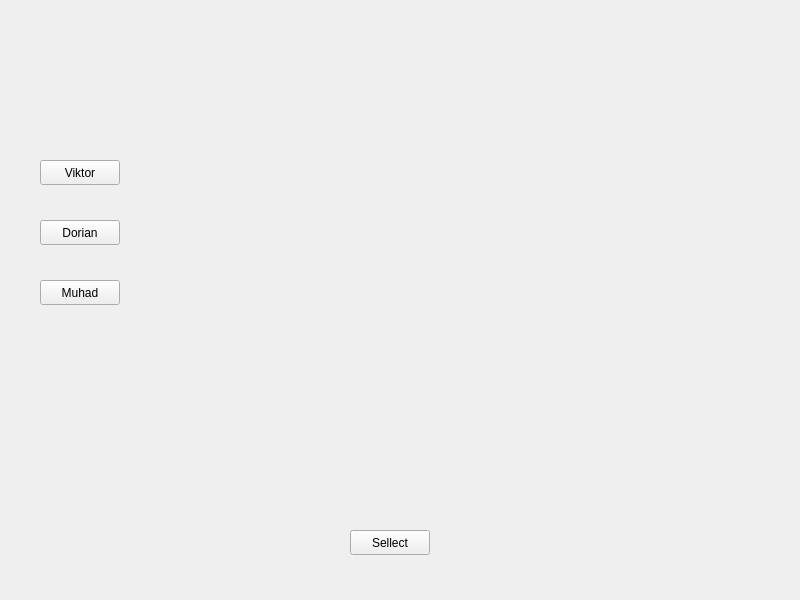
<?xml version="1.0" encoding="UTF-8"?>
<ui version="4.0">
 <class>FormUnitSelect</class>
 <widget class="QWidget" name="FormUnitSelect">
  <property name="geometry">
   <rect>
    <x>0</x>
    <y>0</y>
    <width>800</width>
    <height>600</height>
   </rect>
  </property>
  <property name="windowTitle">
   <string>Form</string>
  </property>
  <widget class="QPushButton" name="btn_unit1_viktor">
   <property name="geometry">
    <rect>
     <x>40</x>
     <y>160</y>
     <width>80</width>
     <height>25</height>
    </rect>
   </property>
   <property name="text">
    <string>Viktor</string>
   </property>
  </widget>
  <widget class="QPushButton" name="btn_unit2_dorian">
   <property name="geometry">
    <rect>
     <x>40</x>
     <y>220</y>
     <width>80</width>
     <height>25</height>
    </rect>
   </property>
   <property name="text">
    <string>Dorian</string>
   </property>
  </widget>
  <widget class="QPushButton" name="btn_unit3_muhad">
   <property name="geometry">
    <rect>
     <x>40</x>
     <y>280</y>
     <width>80</width>
     <height>25</height>
    </rect>
   </property>
   <property name="text">
    <string>Muhad</string>
   </property>
  </widget>
  <widget class="QStackedWidget" name="stackedWidget">
   <property name="geometry">
    <rect>
     <x>280</x>
     <y>90</y>
     <width>381</width>
     <height>421</height>
    </rect>
   </property>
   <property name="currentIndex">
    <number>0</number>
   </property>
   <widget class="QWidget" name="page1_viktor">
    <widget class="QLabel" name="lbl1">
     <property name="geometry">
      <rect>
       <x>130</x>
       <y>40</y>
       <width>151</width>
       <height>311</height>
      </rect>
     </property>
     <property name="styleSheet">
      <string notr="true">background-image: url(:/new/prefix1/img/Gladiator_1.jpg);</string>
     </property>
     <property name="text">
      <string/>
     </property>
     <property name="pixmap">
      <pixmap resource="imgtest.qrc">:/new/prefix1/img/Gladiator_1.jpg</pixmap>
     </property>
     <property name="scaledContents">
      <bool>true</bool>
     </property>
    </widget>
   </widget>
   <widget class="QWidget" name="page2_dorian">
    <widget class="QLabel" name="lbl2">
     <property name="geometry">
      <rect>
       <x>40</x>
       <y>50</y>
       <width>331</width>
       <height>291</height>
      </rect>
     </property>
     <property name="styleSheet">
      <string notr="true">background-image: url(:/new/prefix1/img/Gladiator_2.jpg);</string>
     </property>
     <property name="text">
      <string/>
     </property>
     <property name="pixmap">
      <pixmap resource="imgtest.qrc">:/new/prefix1/img/Gladiator_2.jpg</pixmap>
     </property>
     <property name="scaledContents">
      <bool>true</bool>
     </property>
    </widget>
   </widget>
   <widget class="QWidget" name="page3_muhad">
    <widget class="QLabel" name="lbl3">
     <property name="geometry">
      <rect>
       <x>0</x>
       <y>20</y>
       <width>211</width>
       <height>371</height>
      </rect>
     </property>
     <property name="styleSheet">
      <string notr="true">background-image: url(:/new/prefix1/img/Gladiator_3.png);</string>
     </property>
     <property name="text">
      <string/>
     </property>
     <property name="pixmap">
      <pixmap resource="imgtest.qrc">:/new/prefix1/img/Gladiator_3.png</pixmap>
     </property>
     <property name="scaledContents">
      <bool>true</bool>
     </property>
    </widget>
   </widget>
  </widget>
  <widget class="QPushButton" name="pushButton">
   <property name="geometry">
    <rect>
     <x>350</x>
     <y>530</y>
     <width>80</width>
     <height>25</height>
    </rect>
   </property>
   <property name="text">
    <string>Sellect</string>
   </property>
  </widget>
 </widget>
 <resources>
  <include location="imgtest.qrc"/>
 </resources>
 <connections/>
</ui>
